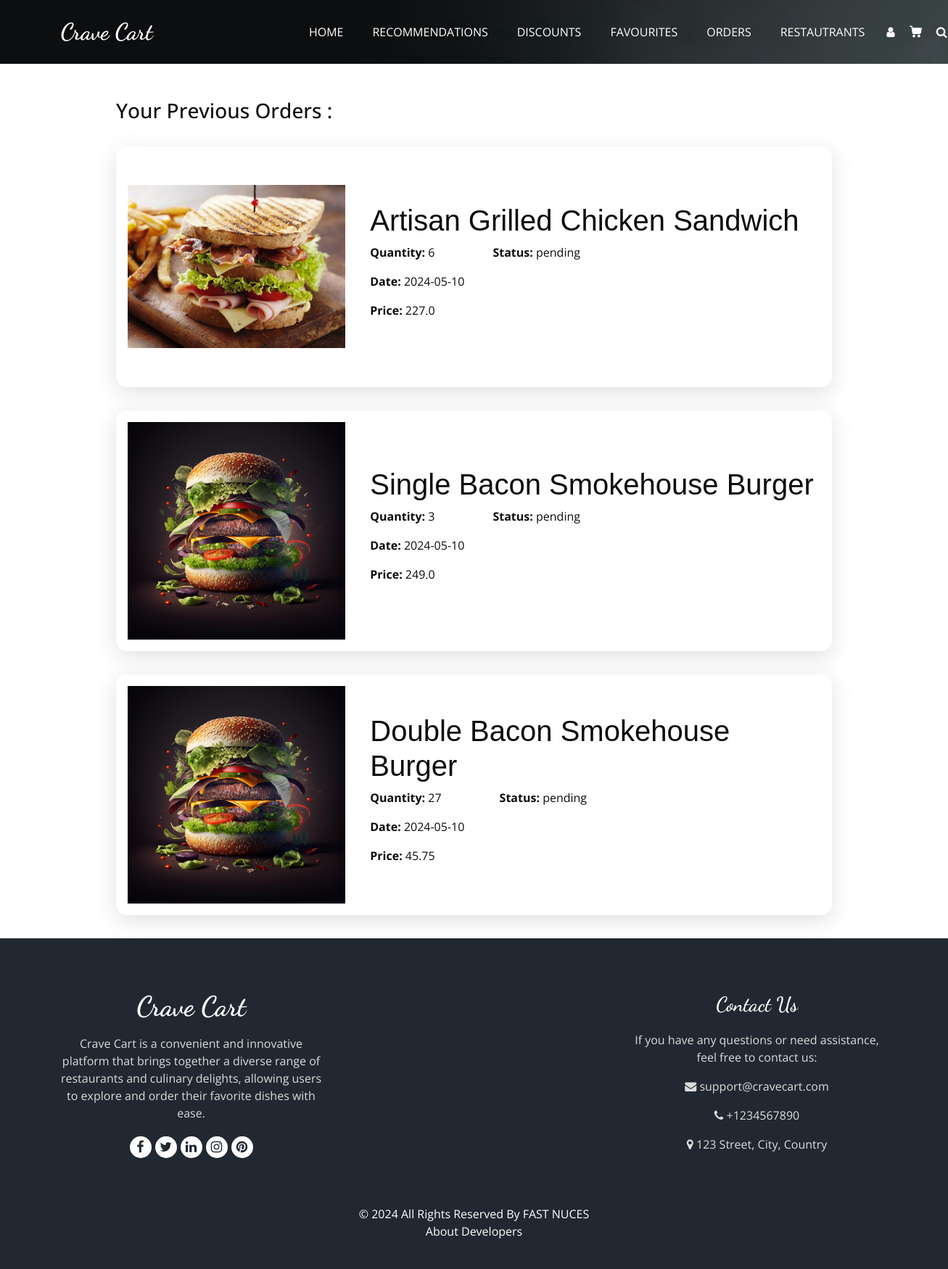
Page /trackorders (signed in) on the earlier database version.
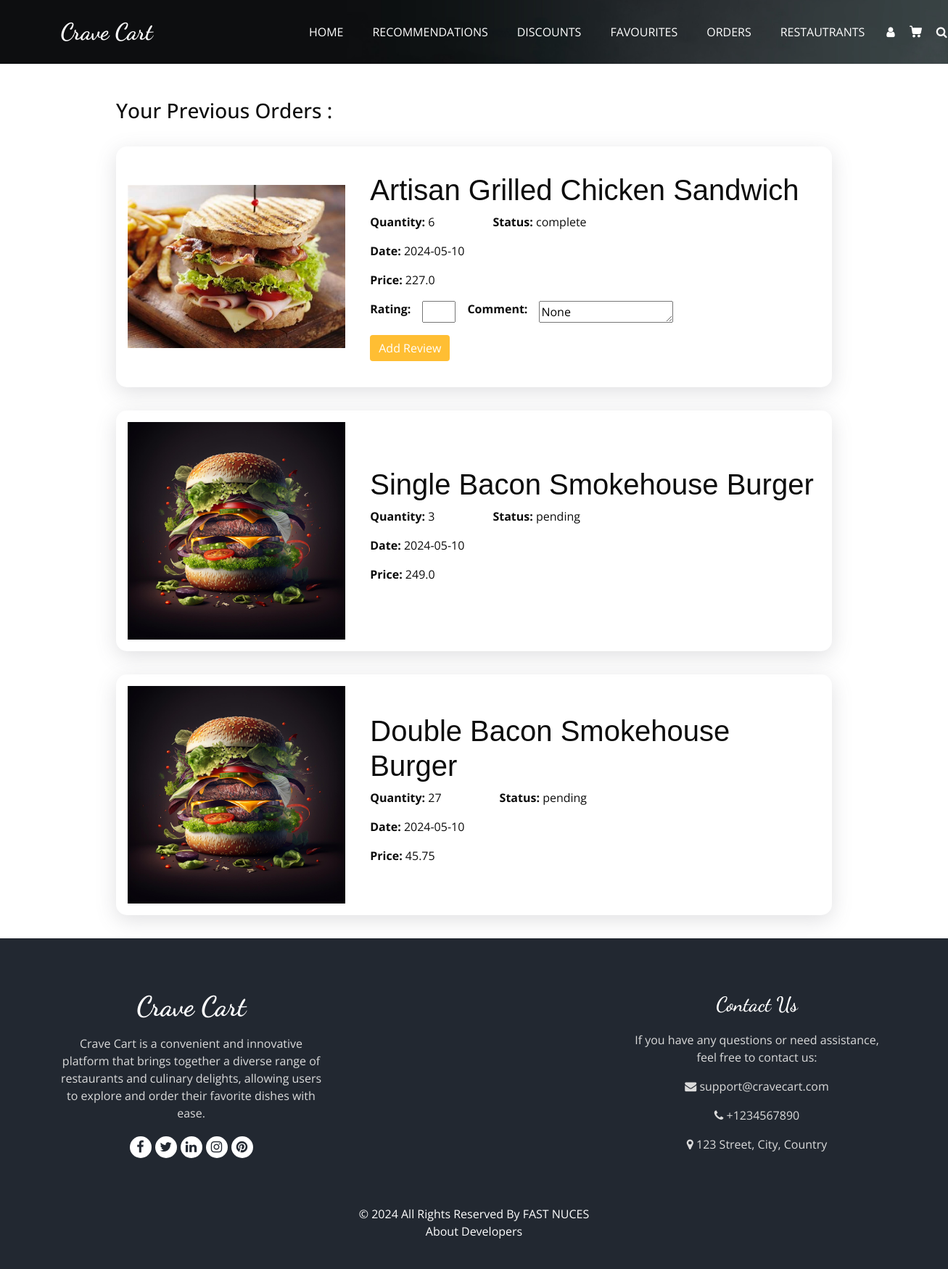
Same page on the later database version.
### tables this page shows
CREATE TABLE Orders (
                        orderid INTEGER PRIMARY KEY AUTOINCREMENT,
                        menuid INTEGER,
                        customerid INTEGER,
                        status TEXT,
                        quantity INTEGER,
                        instructions TEXT,
                        Type TEXT,
                        Date TEXT,
                        FOREIGN KEY (menuid) REFERENCES Menus (MenuID) ON DELETE CASCADE,
                        FOREIGN KEY (customerid) REFERENCES Customers (CustomerID) ON DELETE SET NULL
                    );

CREATE TABLE Menus (
                        MenuID INTEGER PRIMARY KEY AUTOINCREMENT,
                        RestaurantID INTEGER,
                        ItemName TEXT,
                        Description TEXT,
                        Price REAL,
                        Category TEXT,
                        ImagePNG TEXT,
                        ImageJPG TEXT,
                        Rating INTEGER DEFAULT 0,
                        FOREIGN KEY (RestaurantID) REFERENCES Restaurants(RestaurantID) ON DELETE CASCADE
                    );

### userEndpoints.py (the view)
@User.route('/trackorders')
def trackOrders():
    if 'username' not in session:
        return redirect('/login')
    if not DataBase.is_customer(session['username'],session['email'],session['password']):
        return render_template('404.html'), 404
    data = DataBase.get_order_details(customer_id=session['username'])
    return render_template('user/trackorders.html',order_details=data,dataLength=len(data))

### DataBase.py (called while the page is built)
def is_customer(id,email,password):
    try:
        cursor.execute('''SELECT * FROM Customers where CustomerID=? AND email = ? AND password=?;''',[id,email,password])
        ans = cursor.fetchone()
        if ans:
            return True
        else:
            return False
    except Exception as e:
        print(e)
        return False

def get_discount_for_item_on_date(menuid, order_date):
    try:
        cursor.execute('''SELECT p.Discount
                          FROM Promotions p
                          WHERE menuid = ? AND ? BETWEEN p.StartDate AND p.EndDate''', (menuid, order_date))
        result = cursor.fetchone()
        if result:
            return result[0]
        else:
            return None
    except sqlite3.Error as e:
        print("Database error:", e)
        return None

### templates/user/trackorders.html (shortened to what the changed rows need)
<!DOCTYPE html>
<html>
  <head>
    <link
      rel="stylesheet"
      type="text/css"
      href="{{url_for('static',filename='css/bootstrap.css')}}"
    />
    <link
      rel="stylesheet"
      type="text/css"
      href="https://cdnjs.cloudflare.com/ajax/libs/OwlCarousel2/2.3.4/assets/owl.carousel.min.css"
    />
    <link
      rel="stylesheet"
      href="https://cdnjs.cloudflare.com/ajax/libs/jquery-nice-select/1.1.0/css/nice-select.min.css"
    />
    <link
      href="{{url_for('static',filename='css/font-awesome.min.css')}}"
      rel="stylesheet"
    />
    <link
      href="{{url_for('static',filename='css/style.css')}}"
      rel="stylesheet"
    />
    <link
      href="{{url_for('static',filename='css/responsive.css')}}"
      rel="stylesheet"
    />
  </head>
  <body class="sub_page">
    <div class="trck-order-container">
      {% if dataLength!=0%}
        <br><br>
        {% for item in order_details %}
          <div class="order-item track-order">
            <div>
              <img
                src="{{ url_for('static', filename='images/' + item['ImageJPG']) }}"
              />
            </div>
            <div>
              <h1 style="font-family: sans-serif">{{ item['ItemName'] }}</h1>
              <div class="order-status">
                <p><b>Quantity:</b> {{ item['Quantity'] }}</p>
                <p><b>Status:</b> {{ item['Status'] }}</p>
              </div>
              <p><b>Date:</b> {{ item['Date'] }}</p>
              <p><b>Price:</b> {{ item['Price'] }}</p>
              {% if item['Status'] == 'complete' %}
              <form action="/add-review" method="post" class="order-review">
                <div>
                  <label for="rating">Rating:</label>
                  <input
                    type="number"
                    name="rating"
                    min="1"
                    max="5"
                    value="{{item['Rating']}}"
                  />
                  <label for="comment">Comment:</label>
                  <textarea rows="1" name="comment">{{item['Comment']}}</textarea>
                </div>
                <button class="btn btn-primary review-btn" type="submit">
                  Add Review
                </button>
              </form>
              {% endif %}
            </div>
          </div>
      {% endfor %} {%else%}
      <br /><br /><br /><br /><br /><br /><br />
      <h1 style="margin-left: 150px; font-size: 90px">No orders placed</h1>
      <br /><br /><br /><br /><br /><br /><br /><br />
      {%endif%}
    </div>
  </body>
</html>

Differences in the rows shown:
changed Orders "Artisan Grilled Chicken Sandwich": Status "pending" → "complete"; status "pending" → "complete" (drawn); comment (not shown) → "None"
